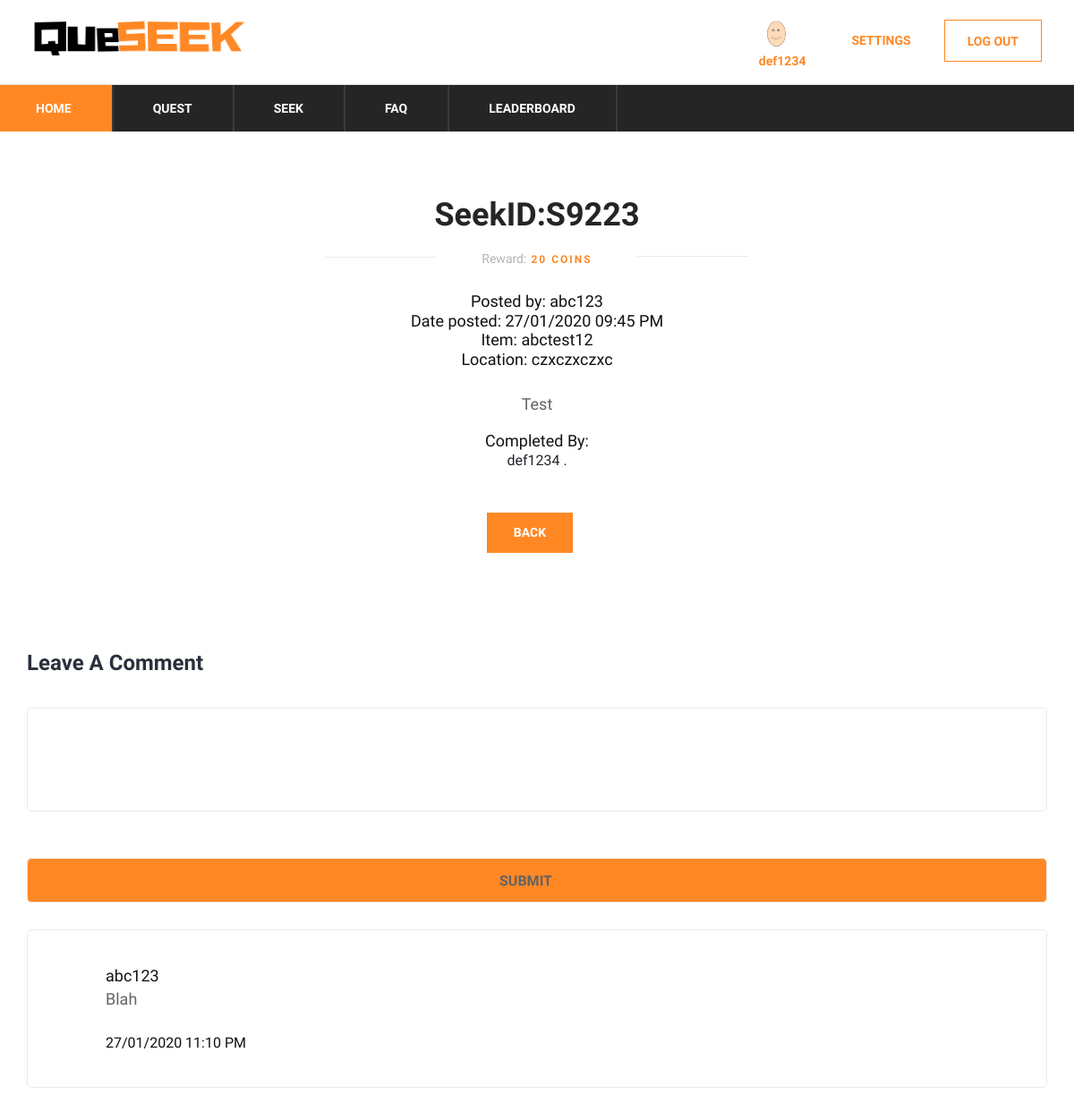
/seek/S9223 (signed in), run on the app's committed database.
### app/models.py (models this page shows)
class UserProfile(UserMixin, Base):
    __tablename__ = "userProfile"
    id = db.Column(db.String, ForeignKey('users.id'), primary_key=True)
    level = db.Column(db.Integer, nullable=False, default=1)
    coinsBalance = db.Column(db.Integer, nullable=False, default=0)
    coinsCollected = db.Column(db.Integer, nullable=False, default=0)
    coinsToNext = db.Column(db.Integer, nullable=False, default=20)
    avatarId = db.Column(db.String, ForeignKey('Avatars.avatarId'), default='0000')

class User(UserMixin, Base):
    __tablename__ = "users"
    id = db.Column(db.String, primary_key=True)
    email = db.Column(db.String(255), unique=True, nullable=False)
    password = db.Column(db.String(255), nullable=False)
    username = db.Column(db.String(255), unique=True, nullable=False)
    created_at = db.Column(DateTime(timezone=True), default=datetime.now(pytz.timezone('Asia/Singapore')))

class Seek(UserMixin, Base):
    __tablename__ = "seeks"
    seekId = db.Column(db.String, primary_key=True)
    reward = db.Column(db.Integer, nullable=False)
    item = db.Column(db.String(255), nullable=False)
    location = db.Column(db.String(255), nullable=False)
    description = db.Column(db.String(255))
    userId = db.Column(db.String, ForeignKey('users.id'), primary_key=True)
    state = db.Column(db.Integer, nullable=False, default=0)
    posted_at = db.Column(DateTime(timezone=True), default=datetime.now(pytz.timezone('Asia/Singapore')))

class SeekCoinsTransaction(UserMixin, Base):
    __tablename__ = "seekCoinsTransaction"
    seekId = db.Column(db.String, ForeignKey('seeks.seekId'), primary_key=True)
    userId = db.Column(db.String, ForeignKey('users.id'), primary_key=True)
    coins = db.Column(db.Integer, nullable=False, default=0)
    completed_at = db.Column(DateTime(timezone=True), default=datetime.now(pytz.timezone('Asia/Singapore')))

class SeekComments(UserMixin, Base):
    __tablename__ = "seekComments"
    commentId = db.Column(db.String, ForeignKey('users.id'), primary_key=True)
    seekId = db.Column(db.String, ForeignKey('quests.questId'), primary_key=True)
    userId = db.Column(db.String, ForeignKey('users.id'), primary_key=True)
    description = db.Column(db.String(255))
    is_creator = db.Column(db.Integer, nullable=False, default=0)
    posted_at = db.Column(DateTime(timezone=True), default=datetime.now(pytz.timezone('Asia/Singapore')))

### app/__init__.py (the view)
@app.route('/seek/<id>')
def nextSeek(id):
    q = (db.session.query(User, Seek)
         .filter(User.id == Seek.userId)
         .filter(Seek.seekId == id)
         .order_by(Seek.posted_at.desc())
         .first())
    q1 = (db.session.query(User.id, User, SeekCoinsTransaction)
          .filter(SeekCoinsTransaction.seekId == id)
          .filter(User.id == SeekCoinsTransaction.userId)
          .all()
          )
    q1id = (db.session.query(User.id)
            .filter(SeekCoinsTransaction.seekId == id)
            .filter(User.id == SeekCoinsTransaction.userId)
            )
    q2 = (db.session.query(User, SeeksAccepted)
          .filter(SeeksAccepted.seekId == id)
          .filter(User.id == SeeksAccepted.userId)
          .filter(User.id.notin_(q1id))
          .all()
          )
    accepted = False
    completed = False
    if current_user.is_authenticated:
        acceptStatus = (db.session.query(User, SeeksAccepted)
                        .filter(User.id == current_user.id)
                        .filter(User.id == SeeksAccepted.userId)
                        .filter(SeeksAccepted.seekId == id)
                        .first())
        if acceptStatus is not None:
            accepted = True
        completeStatus = (db.session.query(User, SeekCoinsTransaction)
                          .filter(User.id == current_user.id)
                          .filter(User.id == SeekCoinsTransaction.userId)
                          .filter(SeekCoinsTransaction.seekId == id)
                          .first())
        if completeStatus is not None:
            completed = True
    form = SeekCommentsForm()
    form.seekId.data = id
    if current_user.is_authenticated:
        form.userId.data = current_user.id
        if (q[1].userId == current_user.id):
            form.is_creator.data = 1
        else:
            form.is_creator.data = 0
    comments = (db.session.query(SeekComments, User, UserProfile)
                .filter(User.id == SeekComments.userId)
                .filter(User.id == UserProfile.id)
                .order_by(SeekComments.posted_at.desc())
                .all())
    return render_template('seekDescription.html', seeks=q, id=id,
                           accepted=accepted, completed=completed,
                           usersaccepted=q2, userscompleted=q1, comments=comments, form=form)

### app/forms.py
class SeekCommentsForm(FlaskForm):
    seekId = HiddenField('seekId:')
    userId = HiddenField('userId:')
    is_creator = HiddenField('is_creator:')
    description = StringField('Description:', widget=TextArea())
    submit = SubmitField('Submit')

### app/__init__.py (called while the page is built)
@login.user_loader
def load_user(id):
    return User.query.get(id)

@app.context_processor
def inject_dict_for_all_templates():
    if (not current_user.is_anonymous):
        userprofile = (db.session.query(UserProfile)
                       .filter(UserProfile.id == current_user.id)
                       .first()
                       )
        return dict(current_user_avatar=userprofile.avatarId)
    return dict()

### app/templates/seekDescription.html (shortened to what this page needs)
<!DOCTYPE html>
<html lang="zxx">
<head>
    <link rel="stylesheet" href="{{ url_for('static', filename='css/bootstrap.min.css')}}" type="text/css">
    <link rel="stylesheet" href="{{ url_for('static', filename='css/font-awesome.min.css')}}" type="text/css">
    <link rel="stylesheet" href="{{ url_for('static', filename='css/themify-icons.css')}}" type="text/css">
    <link rel="stylesheet" href="{{ url_for('static', filename='css/elegant-icons.css')}}" type="text/css">
    <link rel="stylesheet" href="{{ url_for('static', filename='css/owl.carousel.min.css')}}" type="text/css">
    <link rel="stylesheet" href="{{ url_for('static', filename='css/nice-select.css')}}" type="text/css">
    <link rel="stylesheet" href="{{ url_for('static', filename='css/jquery-ui.min.css')}}" type="text/css">
    <link rel="stylesheet" href="{{ url_for('static', filename='css/slicknav.min.css')}}" type="text/css">
    <link rel="stylesheet" href="{{ url_for('static', filename='css/style.css')}}" type="text/css">
    <link rel="stylesheet" href="{{ url_for('static', filename='css/table.css')}}" type="text/css">
</head>
<body>
<header class="header-section">
    {% include "base/topbar.html" %}
    {% include "base/menu.html" %}
</header>
<section class="blog-details spad">
    <div class="container">
        <div class="row">
            <div class="col-lg-12">
                <div class="blog-details-inner">
                    <div class="blog-detail-title">
                        <h2>SeekID:{{ seeks[1].seekId }}</h2>
                        <p><span> Reward:</span> {{ seeks[1].reward }} coins </p>
                    </div>
                    <div class="center-text">
                        <h5>Posted by: {{ seeks[0].username }}</h5>
                        <h5>Date posted: {{ seeks[1].posted_at.strftime('%d/%m/%Y %I:%M %p') }}</h5>
                        <h5>Item: {{ seeks[1].item }}</h5>
                        <h5>Location: {{ seeks[1].location }}</h5>
                        <br>
                        <p>{{ seeks[1].description.capitalize() }}</p>
                    </div>
                    <div class="center-text">
                        {% if userscompleted|length > 0 %}
                        <span>
                    <h5>Completed By: </h5>
                    {% for row in userscompleted %}
                    {{ row[1].username }}
                    {% if not loop.last %}
                    ,
                    {% else %}
                    .
                    {% endif %}
                    {% endfor %}
                    {% endif %}
                    </span>
                    </div>
                    <div class="center-button">
                        {% with id=seeks[0].id, qsId=seeks[1].seekId, accepted=accepted, usersaccepted=usersaccepted,
                        completed=completed %}
                        {% include "base/acceptButton.html" %}
                        {% endwith %}
                    </div>
                    <div class="leave-comment">
                        <h4>Leave A Comment</h4>
                        <form action="{{url_for('seekComment')}}" method="post" class="comment-form">
                            <div class="row">
                                <div class="col-lg-12">
                                    {{ form.description(class_="commentsformformat") }}
                                    {{ form.submit(class_="site-btn")}}
                                </div>
                            </div>
                        </form>
                        {% for row in comments %}
                        <div class="posted-by">
                            <div class="pb-text">
                                <h5>{{row[1].username}}</h5>
                                <p>{{row[0].description.capitalize()}}</p>
                                <br>
                                <h6>{{row[0].posted_at.strftime('%d/%m/%Y %I:%M %p')}}</h6>
                            </div>
                        </div>
                        {% endfor %}
                    </div>
                </div>
            </div>
        </div>
    </div>
</section>
</body>
</html>

### app/templates/base/loginlogout.html
<div class="ht-right">
    <div class="login-panel">
        {% if current_user.is_anonymous %}
        <a href="{{ url_for('signup') }} " class="log-btn">SIGN UP</a>
        <a href="{{ url_for('login') }} " class="log-btn">LOG IN</a>
        {% else %}
        <a href="{{ url_for('logout') }}" class="log-btn">LOG OUT</a>
        <a href="{{ url_for('settings') }}" class="settings-btn">SETTINGS</a>
        {% endif %}
    </div>
    {% if current_user.is_anonymous %}
    {% else %}
    <div class="login-panel">
        <a href="{{url_for('profile')}}">
            <img src="{{ url_for('static', filename='img/avatars/'+current_user_avatar+'.png')}}"
                 width="40"
                 height="40">
        </a>
        <br>
        <a href="{{ url_for('profile') }}" class="user-btn"> {{ current_user.username }}</a>
    </div>
    {% endif %}
</div>

### app/static/css/style.css (style rules this page uses)
html, body { height: 100%; font-family: "Muli", sans-serif; -webkit-font-smoothing: antialiased; font-smoothing: antialiased; }
h1, h2, h3, h4, h5, h6 { margin: 0; color: #111111; font-weight: 400; font-family: "Muli", sans-serif; }
h2 { font-size: 36px; }
h4 { font-size: 24px; }
h5 { font-size: 18px; }
h6 { font-size: 16px; }
p { font-size: 16px; font-family: "Muli", sans-serif; color: #636363; font-weight: 400; line-height: 26px; margin: 0 0 15px 0; }
img { max-width: 100%; }
.site-btn { color: #ffffff; background: #ff8825; border: 1px solid #ff8825; font-size: 14px; font-weight: 700; text-transform: uppercase; padding: 13px 45px 11px; cursor: pointer; }
.header-top .ht-right { float: right; }
.header-top .ht-right .login-panel { float: right; font-size: 14px; color: #252525; display: inline-block; padding-left: 20px; padding-top: 18px; padding-bottom: 15px; }
.blog-details { padding-top: 72px; padding-bottom: 80px; }
.blog-details-inner .blog-detail-title { text-align: center; margin-bottom: 25px; }
.blog-details-inner .blog-detail-title h2 { color: #252525; font-weight: 700; margin-bottom: 15px; }
.blog-details-inner .blog-detail-title p { margin-bottom: 0; font-size: 12px; font-weight: 700; text-transform: uppercase; color: #ff8825; letter-spacing: 2px; line-height: 20px; display: inline-block; position: relative; }
.blog-details-inner .blog-detail-title p:before { position: absolute; left: -175px; top: 8px; height: 1px; width: 125px; background: #ebebeb; content: ""; }
.blog-details-inner .blog-detail-title p:after { position: absolute; right: -175px; top: 7px; height: 1px; width: 125px; background: #ebebeb; content: ""; }
.blog-details-inner .blog-detail-title p span { color: #b2b2b2; font-size: 14px; font-weight: 400; text-transform: capitalize; letter-spacing: 0; }
.blog-details-inner p { font-size: 18px; line-height: 30px; }
.blog-details-inner .posted-by { border: 1px solid #ebebeb; border-radius: 5px; padding: 40px 65px; }
.blog-details-inner .posted-by .pb-text { padding-left: 22px; display: table; }
.blog-details-inner .posted-by .pb-text p { line-height: 30px; margin-bottom: 0; }
.blog-details-inner .leave-comment { padding-top: 55px; }
.blog-details-inner .leave-comment h4 { color: #292f3b; font-weight: 700; margin-bottom: 35px; }
.blog-details-inner .leave-comment .comment-form input { width: 100%; font-size: 16px; color: #636363; height: 50px; border: 1px solid #ebebeb; border-radius: 5px; padding-left: 20px; margin-bottom: 30px; }
.blog-details-inner .leave-comment .comment-form textarea { width: 100%; resize: none; font-size: 16px; color: #636363; height: 116px; border: 1px solid #ebebeb; border-radius: 5px; padding-left: 20px; padding-top: 10px; margin-bottom: 45px; }
@media only screen and (min-width: 1200px) { .container { max-width: 1170px; } }
.log-btn { float: right; display: inline-block; padding-left: 20px; padding-top: 18px; padding-bottom: 15px; color: #ff8825; border: 1px solid #ff8825; font-size: 14px; font-weight: 700; text-transform: uppercase; padding: 13px 25px 11px; cursor: pointer; margin: 4px 6px; }
.settings-btn { float: right; display: inline-block; padding-left: 20px; padding-top: 18px; padding-bottom: 15px; color: #ff8825; font-size: 14px; font-weight: 700; text-transform: uppercase; padding: 13px 25px 11px; cursor: pointer; margin: 4px 6px; }
.user-btn { color: #ff8825; font-size: 14px; font-weight: 700; cursor: pointer; }
.center-text { text-align:center; }
.center-button { display: flex; justify-content: center; }

### data on the page
UserProfile: avatarId (picture)
User: username "def1234"
Seek: seekId "S9223", reward "20", posted_at "27/01/2020 09:45 PM", item "abctest12", location "czxczxczxc", description "Test"
User: username "abc123"
SeekCoinsTransaction: username "def1234"
SeekComments: username "abc123", description "Blah", posted_at "27/01/2020 11:10 PM"
